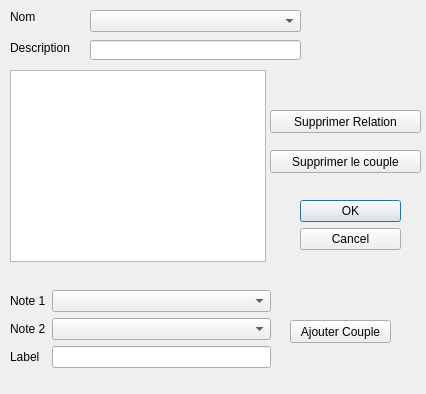
<?xml version="1.0" encoding="UTF-8"?>
<ui version="4.0">
 <class>ModifierRelation</class>
 <widget class="QDialog" name="ModifierRelation">
  <property name="geometry">
   <rect>
    <x>0</x>
    <y>0</y>
    <width>426</width>
    <height>394</height>
   </rect>
  </property>
  <property name="windowTitle">
   <string>Modifier Relation</string>
  </property>
  <widget class="QDialogButtonBox" name="buttonBox">
   <property name="geometry">
    <rect>
     <x>300</x>
     <y>200</y>
     <width>101</width>
     <height>61</height>
    </rect>
   </property>
   <property name="orientation">
    <enum>Qt::Vertical</enum>
   </property>
   <property name="standardButtons">
    <set>QDialogButtonBox::Cancel|QDialogButtonBox::Ok</set>
   </property>
  </widget>
  <widget class="QLabel" name="label">
   <property name="geometry">
    <rect>
     <x>10</x>
     <y>10</y>
     <width>47</width>
     <height>13</height>
    </rect>
   </property>
   <property name="text">
    <string>Nom</string>
   </property>
  </widget>
  <widget class="QTableWidget" name="tableWidget">
   <property name="geometry">
    <rect>
     <x>10</x>
     <y>70</y>
     <width>256</width>
     <height>192</height>
    </rect>
   </property>
  </widget>
  <widget class="QPushButton" name="pushButton_2">
   <property name="geometry">
    <rect>
     <x>270</x>
     <y>110</y>
     <width>151</width>
     <height>23</height>
    </rect>
   </property>
   <property name="text">
    <string>Supprimer Relation</string>
   </property>
  </widget>
  <widget class="QPushButton" name="pushButton_3">
   <property name="geometry">
    <rect>
     <x>290</x>
     <y>320</y>
     <width>101</width>
     <height>23</height>
    </rect>
   </property>
   <property name="text">
    <string>Ajouter Couple</string>
   </property>
  </widget>
  <widget class="QComboBox" name="comboBox">
   <property name="geometry">
    <rect>
     <x>90</x>
     <y>10</y>
     <width>211</width>
     <height>22</height>
    </rect>
   </property>
  </widget>
  <widget class="QLabel" name="label_4">
   <property name="geometry">
    <rect>
     <x>10</x>
     <y>40</y>
     <width>71</width>
     <height>16</height>
    </rect>
   </property>
   <property name="text">
    <string>Description</string>
   </property>
  </widget>
  <widget class="QLineEdit" name="lineEdit">
   <property name="geometry">
    <rect>
     <x>90</x>
     <y>40</y>
     <width>211</width>
     <height>20</height>
    </rect>
   </property>
   <property name="readOnly">
    <bool>true</bool>
   </property>
  </widget>
  <widget class="QPushButton" name="pushButton">
   <property name="geometry">
    <rect>
     <x>270</x>
     <y>150</y>
     <width>151</width>
     <height>23</height>
    </rect>
   </property>
   <property name="text">
    <string>Supprimer le couple</string>
   </property>
  </widget>
  <widget class="QWidget" name="layoutWidget">
   <property name="geometry">
    <rect>
     <x>10</x>
     <y>290</y>
     <width>261</width>
     <height>106</height>
    </rect>
   </property>
   <layout class="QFormLayout" name="formLayout">
    <item row="1" column="0">
     <widget class="QLabel" name="label_2">
      <property name="text">
       <string>Note 1</string>
      </property>
     </widget>
    </item>
    <item row="1" column="1">
     <widget class="QComboBox" name="Note1"/>
    </item>
    <item row="2" column="0">
     <widget class="QLabel" name="label_3">
      <property name="text">
       <string>Note 2</string>
      </property>
     </widget>
    </item>
    <item row="2" column="1">
     <widget class="QComboBox" name="Note2"/>
    </item>
    <item row="3" column="0">
     <widget class="QLabel" name="label_5">
      <property name="text">
       <string>Label</string>
      </property>
     </widget>
    </item>
    <item row="3" column="1">
     <widget class="QLineEdit" name="lineEdit_2"/>
    </item>
   </layout>
  </widget>
 </widget>
 <resources/>
 <connections>
  <connection>
   <sender>buttonBox</sender>
   <signal>accepted()</signal>
   <receiver>ModifierRelation</receiver>
   <slot>accept()</slot>
   <hints>
    <hint type="sourcelabel">
     <x>248</x>
     <y>254</y>
    </hint>
    <hint type="destinationlabel">
     <x>157</x>
     <y>274</y>
    </hint>
   </hints>
  </connection>
  <connection>
   <sender>buttonBox</sender>
   <signal>rejected()</signal>
   <receiver>ModifierRelation</receiver>
   <slot>reject()</slot>
   <hints>
    <hint type="sourcelabel">
     <x>316</x>
     <y>260</y>
    </hint>
    <hint type="destinationlabel">
     <x>286</x>
     <y>274</y>
    </hint>
   </hints>
  </connection>
 </connections>
</ui>
